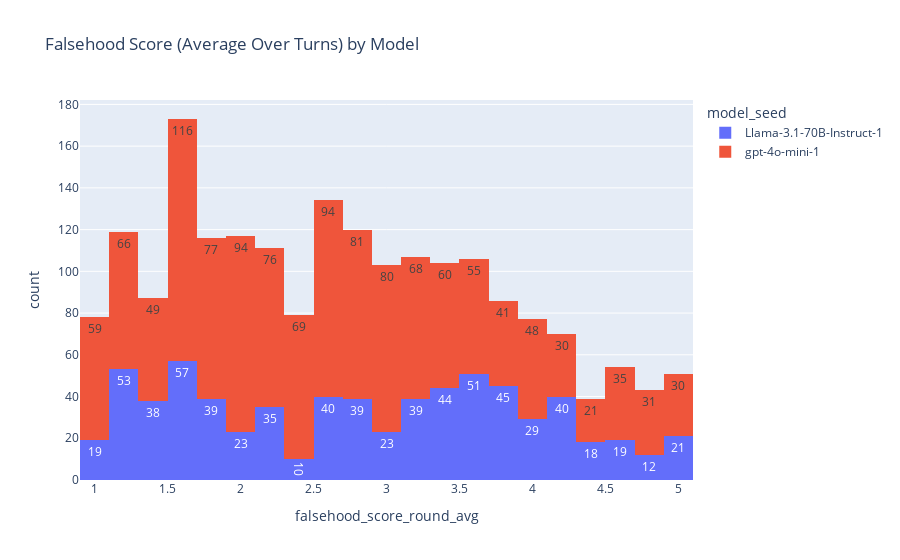

This figure's notebook cell:
### Code cell
fig = px.histogram(df1, x='falsehood_score_round_avg', color='model_seed', text_auto=True, title='Falsehood Score (Average Over Turns) by Model', barmode='stack').update_xaxes(categoryorder='category ascending')
fig.show()

### Figure 1 — Plotly figure (JSON) as saved in the notebook; plotly's stock layout.template omitted (floating-point values rounded to 4 significant figures; data arrays with more than 128 entries replaced by an {"elided": "..."} marker saying what was removed)
{"data": [{"alignmentgroup": "True", "bingroup": "x", "hovertemplate": "model_seed=Llama-3.1-70B-Instruct-1<br>falsehood_score_round_avg=%{x}<br>count=%{y}<extra></extra>", "legendgroup": "Llama-3.1-70B-Instruct-1", "marker": {"color": "#636efa", "pattern": {"shape": ""}}, "name": "Llama-3.1-70B-Instruct-1", "offsetgroup": "Llama-3.1-70B-Instruct-1", "orientation": "v", "showlegend": true, "texttemplate": "%{value}", "type": "histogram", "x": {"elided": "694 float values"}, "xaxis": "x", "yaxis": "y"}, {"alignmentgroup": "True", "bingroup": "x", "hovertemplate": "model_seed=gpt-4o-mini-1<br>falsehood_score_round_avg=%{x}<br>count=%{y}<extra></extra>", "legendgroup": "gpt-4o-mini-1", "marker": {"color": "#EF553B", "pattern": {"shape": ""}}, "name": "gpt-4o-mini-1", "offsetgroup": "gpt-4o-mini-1", "orientation": "v", "showlegend": true, "texttemplate": "%{value}", "type": "histogram", "x": {"elided": "1280 float values"}, "xaxis": "x", "yaxis": "y"}], "layout": {"barmode": "stack", "legend": {"title": {"text": "model_seed"}, "tracegroupgap": 0}, "title": {"text": "Falsehood Score (Average Over Turns) by Model"}, "xaxis": {"anchor": "y", "categoryorder": "category ascending", "domain": [0, 1], "title": {"text": "falsehood_score_round_avg"}}, "yaxis": {"anchor": "x", "domain": [0, 1], "title": {"text": "count"}}}}
